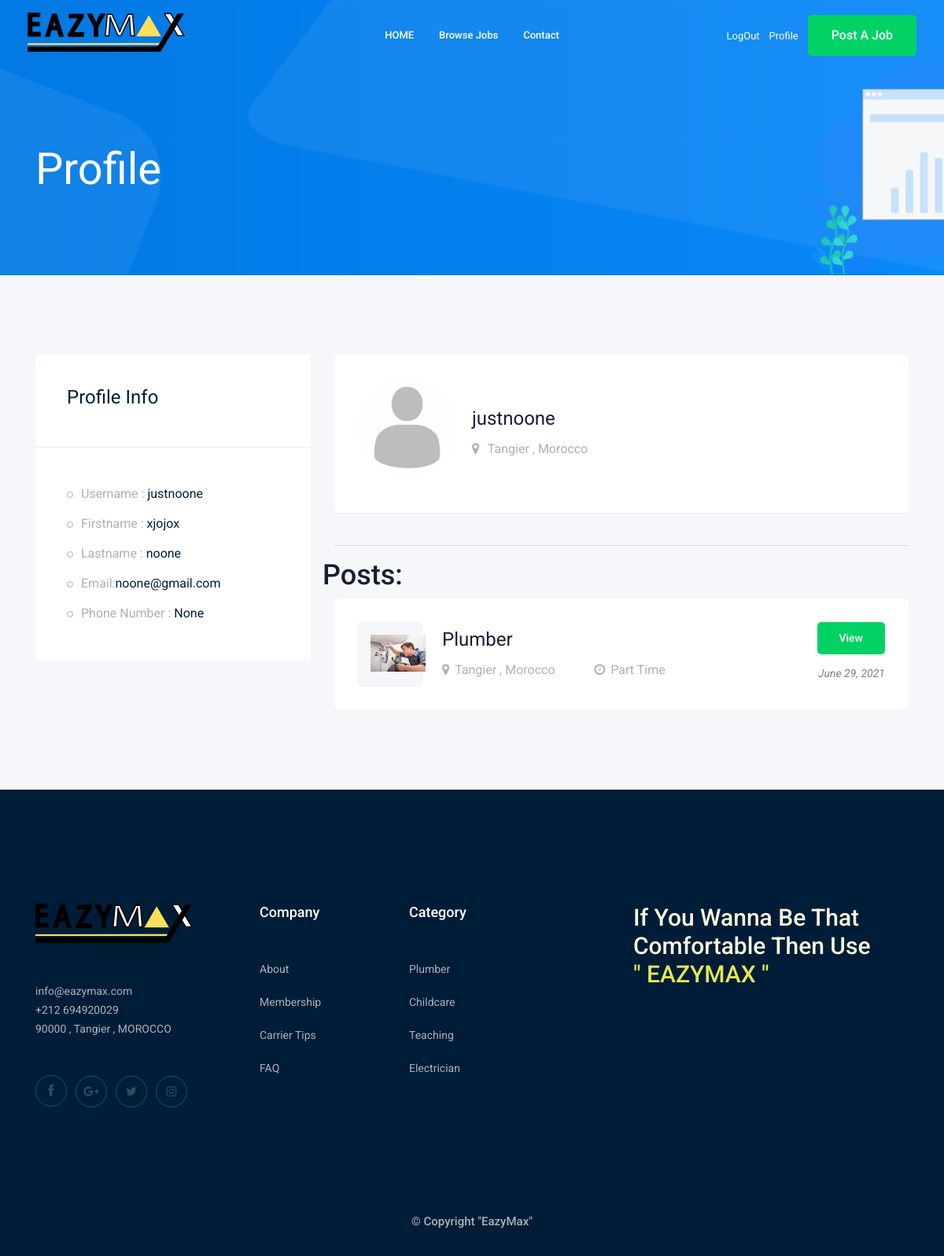
The app's page /accounts/profile/12/ (signed in) with its own data.
### accounts/models.py (models this page shows, shortened)
class Profile(models.Model):
    user = models.OneToOneField(User,on_delete=models.CASCADE)
    featured = models.BooleanField(default=False)
    phone_number = models.CharField(max_length=20)
    image = models.ImageField(upload_to="profile/",default="profile/default.jpg")

### jobs/models.py (models this page shows, shortened)
class Job(models.Model):
    JOB_TYPE = (
        ('Full Time','Full Time'),
        ('Part Time','Part Time')
    )
    title = models.CharField(max_length=250)
    poster = models.ForeignKey(User,related_name='job_poster',on_delete=models.CASCADE)
    description = models.TextField(max_length=2000,blank=True,null=True)
    job_type = models.CharField(max_length=100,choices=JOB_TYPE,null=True,blank=True)
    date_posted = models.DateTimeField(auto_now_add=True)
    featured = models.BooleanField(default=False)
    image = models.ImageField(upload_to=image_upload,default="jobs/default.jpg")
    category = models.ForeignKey(Category,on_delete=models.CASCADE)
    class Meta:
        ordering = ('-date_posted',)

### accounts/views.py (the view)
# urls.py: path('profile/<int:id>/',profile,name="profile"),
@login_required
def profile(request,id):
    profile = Profile.objects.get(user=id)
    posts = Job.objects.filter(poster_id=id)
    paginator = Paginator(posts,3)
    page_number = request.GET.get('page')
    page_obj = paginator.get_page(page_number)
    context = {
        'profile' : profile,
        'posts' : page_obj,
    }
    return render(request,'profile/profile.html',context)

### accounts/templates/profile/profile.html (shortened to what this page needs)
{% extends 'base.html' %}
{% load bootstrap4 %}
{% block content %}
    <div class="bradcam_area bradcam_bg_1">
        <div class="container">
            <div class="row">
                <div class="col-xl-12">
                    <div class="bradcam_text">
                        <h3>Profile</h3>
                    </div>
                </div>
            </div>
        </div>
    </div>
    <div class="job_details_area">
        <div class="container">
            <div class="row">
                <div class="col-lg-4">
                    <div class="job_sumary">
                        <div class="summery_header">
                            <h3>Profile Info</h3>
                        </div>
                        <div class="job_content">
                            <ul>
                                <li>Username : <span>{{profile.user.username}}</span></li>
                                <li>Firstname : <span>{{profile.user.first_name}}</span></li>
                                <li>Lastname : <span>{{profile.user.last_name}}</span></li>
                                <li>Email:<span>{{profile.user.email}}</span></li>
                                {% if profile.phone_number %}
                                    <li>Phone Number : <span> +{{profile.phone_number}}</span></li>
                                {% else %}
                                    <li>Phone Number : <span>None</span></li>
                                {% endif %}
                            </ul>
                        </div>
                    </div>
                </div>
                <div class="col-lg-8">
                    <div class="job_details_header">
                        <div class="single_jobs white-bg d-flex justify-content-between">
                            <div class="jobs_left d-flex align-items-center">
                                    <img class="rounded-circle" style="height :125px ; width:125px ; margin-right : 20px ;margin-bottom: 16px;"
                                    src="{{profile.image.url}}" alt="">
                                <div class="jobs_conetent">
                                    <h4>{{profile.user.username}}</h4>
                                    <div class="links_locat d-flex align-items-center">
                                        <div class="location">
                                            <p> <i class="fa fa-map-marker"></i> Tangier , Morocco</p>
                                        </div>
                                    </div>
                                </div>
                            </div>
                        </div>
                    </div>
                    <br>
                    <hr>
                                <div class="job_lists m-0">
                                    <div class="row">
                                        <h1>Posts:</h1>
                                        {% if posts %}
                                            {% for job in posts %}
                                                <div class="col-lg-12 col-md-12">
                                                    <div class="single_jobs white-bg d-flex justify-content-between">
                                                        <div class="jobs_left d-flex align-items-center">
                                                            <div class="thumb">
                                                                <img style="width: 70px;" src="{{job.image.url}}"alt="">
                                                            </div>
                                                            <div class="jobs_conetent">
                                                                <h4>{{job.title}}</h4>
                                                                <div class="links_locat d-flex align-items-center">
                                                                    <div class="location">
                                                                        <p> <i class="fa fa-map-marker"></i>Tangier , Morocco</p>
                                                                    </div>
                                                                    <div class="location">
                                                                        <p> <i class="fa fa-clock-o"></i>{{job.job_type}}</p>
                                                                    </div>
                                                                </div>
                                                            </div>
                                                        </div>
                                                        <div class="jobs_right">
                                                            <div class="apply_now">
                                                                <a href="{% url 'jobs:job_detail' job.id %}" class="boxed-btn3">View</a>
                                                            </div>
                                                            <div class="date">
                                                                <p>{{job.date_posted|date:"F d, Y"}}</p>
                                                            </div>
                                                        </div>
                                                    </div>
                                                </div>
                                            {% endfor %}
                                        {% endif %}
                                    </div>
                                </div>
                </div>
            </div>
        </div>
    </div>
{% endblock %}

### records on screen
Profile: user.username "justnoone", user.first_name "xjojox", user.last_name "noone", user.email "noone@gmail.com", image (placeholder picture)
Job: image (picture), title "Plumber", job_type "Part Time", date_posted "June 29, 2021"
